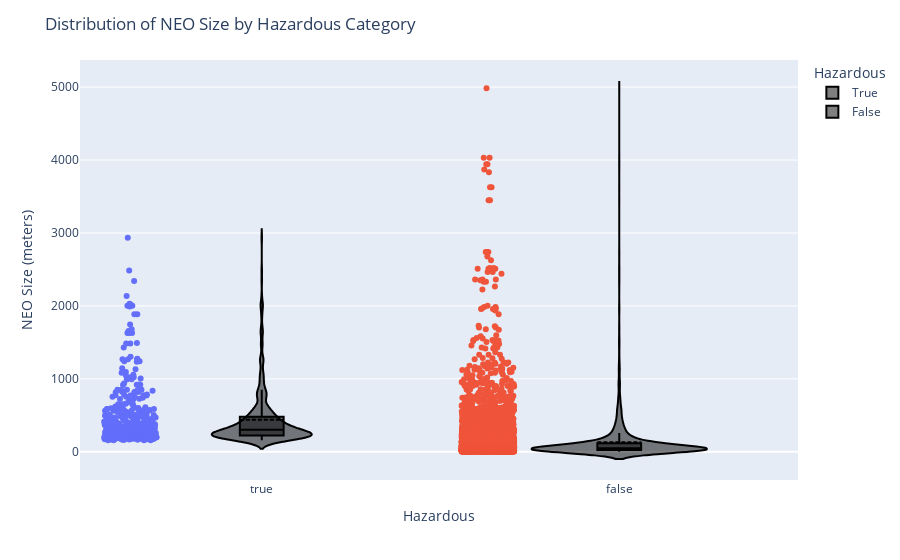

The cell this chart's notebook holds for it:
### Markdown cell above
Comparing the interquartile ranges and whiskers(the box lengths) of the box plots shows that the data is concentrated and that most NEOs are 0.1-0.3 km. However, almost all the weeks have outliers about 0.5km.

### Code cell
## Interpreting the violin plot:

# The violin plot will have two sections, one for each hazardous category (True and False).
# The width of the violins represents the density of data points at different NEO sizes.
# The vertical extent of the violins indicates the distribution of NEO sizes. Wider sections represent a higher density of NEOs with those sizes.
# The box plot inside each violin provides additional information about quartiles, median, and outliers.
# You can hover over the violins to see the names of individual NEOs.
# By examining the violin plot, you can compare the distributions of NEO sizes between hazardous and non-hazardous categories and identify any differences or patterns.


import plotly.express as px

# Create a violin plot
fig = px.violin(df, x='hazardous', y='average_size in meters', color='hazardous',
                box=True, points='all', hover_data=['name'],
                labels={'average_size in meters': 'NEO Size (in meters)', 'hazardous': 'Hazardous'})

# Customize the appearance of the violin plot
fig.update_traces(meanline_visible=True, line_color='black')

# Set the title and axis labels
fig.update_layout(title='Distribution of NEO Size by Hazardous Category',
                  xaxis_title='Hazardous',
                  yaxis_title='NEO Size (meters)')

# Show the plot
fig.show()

### Figure 1 — Plotly figure (JSON) as saved in the notebook; plotly's stock layout.template omitted (floating-point values rounded to 4 significant figures; data arrays with more than 128 entries replaced by an {"elided": "..."} marker saying what was removed)
{"data": [{"alignmentgroup": "True", "box": {"visible": true}, "customdata": {"elided": "507x1 str values"}, "hovertemplate": "Hazardous=%{x}<br>NEO Size (in meters)=%{y}<br>name=%{customdata[0]}<extra></extra>", "legendgroup": "True", "line": {"color": "black"}, "marker": {"color": "#636efa"}, "meanline": {"visible": true}, "name": "True", "offsetgroup": "True", "orientation": "v", "points": "all", "scalegroup": "True", "showlegend": true, "type": "violin", "x": {"elided": "507 bool values"}, "x0": " ", "xaxis": "x", "y": {"elided": "507 float values"}, "y0": " ", "yaxis": "y"}, {"alignmentgroup": "True", "box": {"visible": true}, "customdata": {"elided": "7444x1 str values"}, "hovertemplate": "Hazardous=%{x}<br>NEO Size (in meters)=%{y}<br>name=%{customdata[0]}<extra></extra>", "legendgroup": "False", "line": {"color": "black"}, "marker": {"color": "#EF553B"}, "meanline": {"visible": true}, "name": "False", "offsetgroup": "False", "orientation": "v", "points": "all", "scalegroup": "True", "showlegend": true, "type": "violin", "x": {"elided": "7444 bool values"}, "x0": " ", "xaxis": "x", "y": {"elided": "7444 float values"}, "y0": " ", "yaxis": "y"}], "layout": {"legend": {"title": {"text": "Hazardous"}, "tracegroupgap": 0}, "margin": {"t": 60}, "title": {"text": "Distribution of NEO Size by Hazardous Category"}, "violinmode": "overlay", "xaxis": {"anchor": "y", "categoryarray": [true, false], "categoryorder": "array", "domain": [0, 1], "title": {"text": "Hazardous"}}, "yaxis": {"anchor": "x", "domain": [0, 1], "title": {"text": "NEO Size (meters)"}}}}
